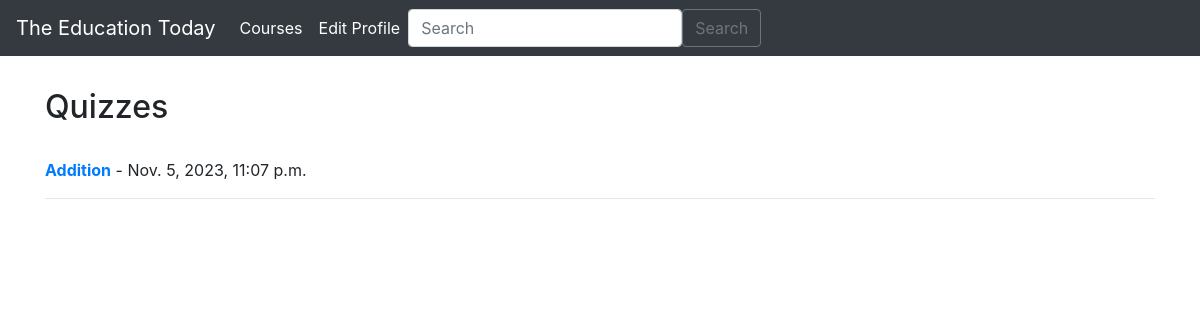
Before: /students/quiz_list/5/ with the older database file.
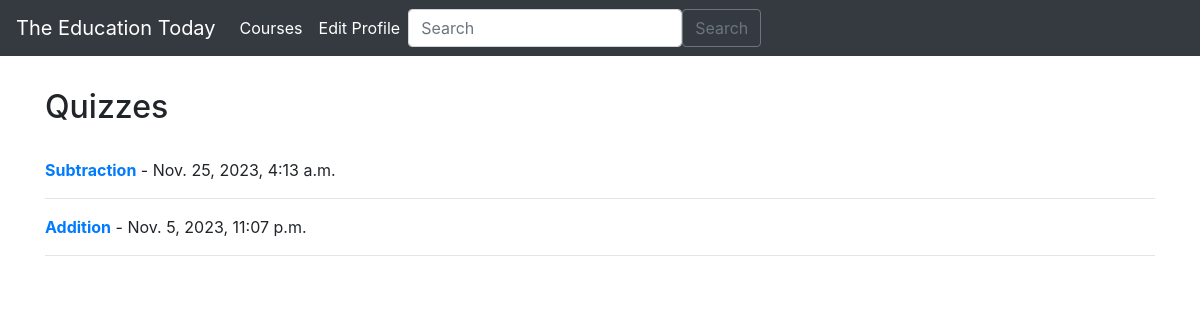
After: the same page with the newer database file.
### teachers/models.py (models this page shows, shortened)
class Quiz(models.Model):
    id = models.AutoField(primary_key=True)
    course = models.ForeignKey(Course, on_delete=models.CASCADE, null=True, default=1)
    title = models.CharField(max_length=255)
    author = models.ForeignKey(User, on_delete=models.CASCADE)
    date_added = models.DateTimeField(auto_now_add=True)
    weight = models.IntegerField(default=100)

### students/views.py (the view)
# urls.py: path("quiz_list/<int:course_id>/", views.quizList, name="quiz_list"),
def quizList(request, course_id):
    course = Course.objects.get(pk=course_id)
    quizzes = Quiz.objects.filter(course=course).order_by('-date_added')
    if request.method == 'POST':
        title = request.POST.get('title')
        Quiz.objects.create(title = title, author=request.user, course=course)
        return redirect(reverse('students:quiz_list', args=[course_id]))
    context = {'quizzes': quizzes, 'course': course, }
    return render(request, "students/quiz_list.html", context)

### students/templates/students/quiz_list.html (shortened to what this page needs)
{% extends 'students/base.html' %}
{% block content %}
<div class="container my-2">
    <div id="contentwrapper">
        <div id="content">
            <br/>
            <h2>Quizzes</h2>
            <br/>
            <div id="posts-wrapper">
                {% for quiz in quizzes %}
                <div class="quizzes" data-class-id= "{{ quiz.id }}">
                    <strong><a href="{% url 'students:quiz_view' quiz.id %}">{{ quiz.title }}</a></strong>
                    - {{ quiz.date_added }}
                </div>
                <hr>
                {% endfor %}
            </div>
        </div>
    </div>
</div>
{% endblock %}

Changed rows visible on the page:
added Quiz: title "Subtraction", date_added "Nov. 25, 2023, 4:13 a.m."
